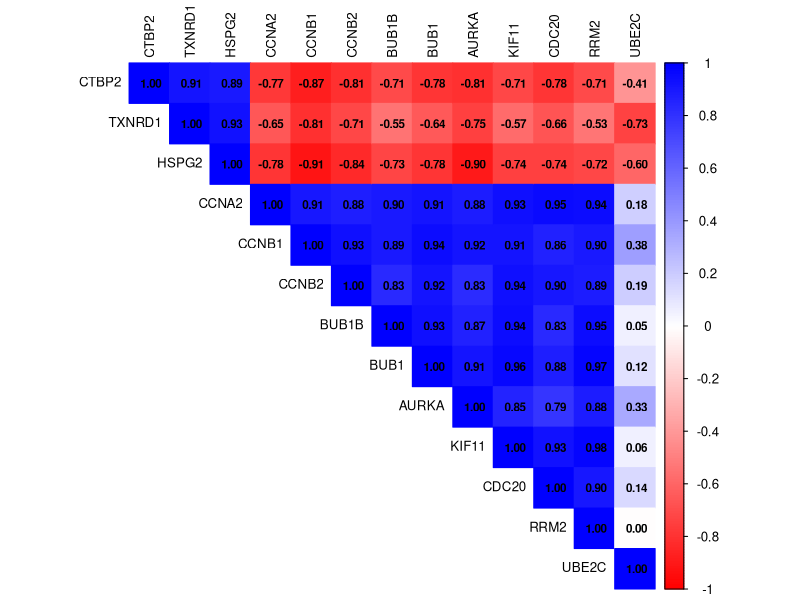
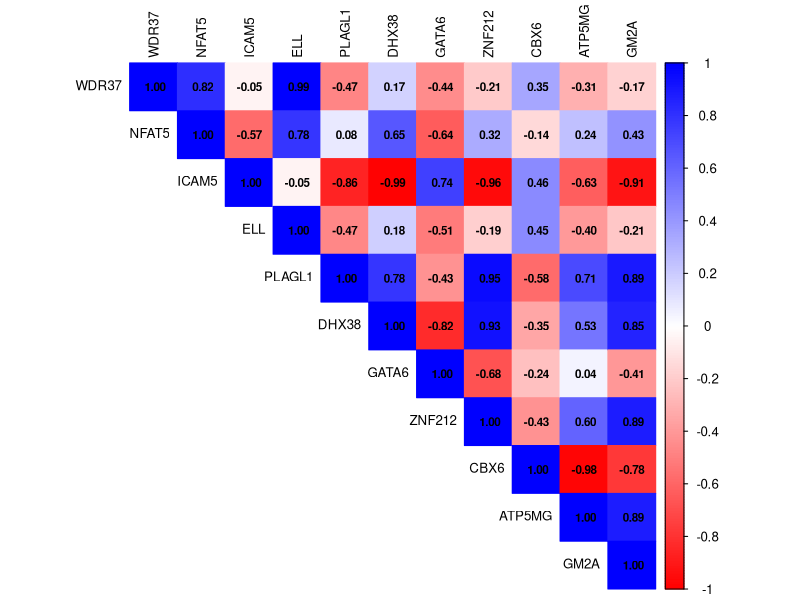
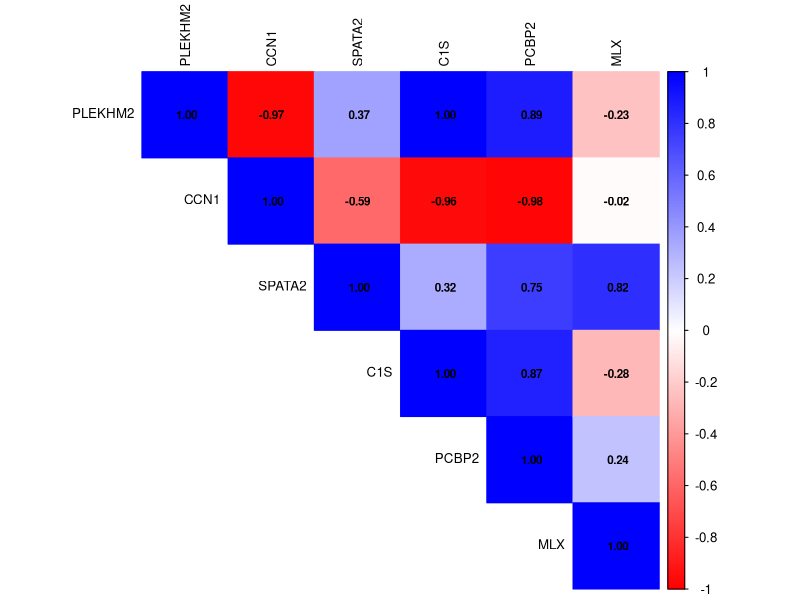

The R script that drew these images, in order:

#14_2022_MPXV

setwd("E:/DWCT/DEG/GSE219036_6_june/Co-relation")

# Load necessary libraries
#install.packages("corrplot")
library(corrplot)
packageVersion("corrplot")

# Load your gene expression data
gene_expression_data_14_genes <- read.csv("14.1_clade_IIb_pROC.csv" , header = TRUE,row.names = 1)

head(gene_expression_data_14_genes)

marker_genes <- colnames(gene_expression_data_14_genes[-14])


# Compute Pearson correlation between the marker genes
gene_correlation_matrix <- cor(gene_expression_data_14_genes, method = "pearson")

# Visualize the correlation matrix
corrplot(gene_correlation_matrix, method = "color", 
         type = "upper", tl.col = "black", tl.cex = 0.8,
         addCoef.col = "black", number.cex = 0.7, 
         col = colorRampPalette(c("red", "white", "blue"))(200))


gene_correlation_matrix <- as.data.frame(gene_correlation_matrix)
write.csv(gene_correlation_matrix, file = "13_gene_correlation_matrix.csv")

# 11_all_MPXV

setwd("E:/DWCT/DEG/GSE219036_6_june/Co-relation")

# Load necessary libraries
#install.packages("corrplot")
library(corrplot)
packageVersion("corrplot")

# Load your gene expression data
gene_expression_data_14_genes <- read.csv("11_your_target.csv" , header = TRUE,row.names = 1)

head(gene_expression_data_14_genes)

marker_genes <- colnames(gene_expression_data_14_genes)


# Compute Pearson correlation between the marker genes
gene_correlation_matrix <- cor(gene_expression_data_14_genes, method = "pearson")


# Visualize the correlation matrix
corrplot(gene_correlation_matrix, method = "color", 
         type = "upper", tl.col = "black", tl.cex = 0.8,
         addCoef.col = "black", number.cex = 0.7, 
         col = colorRampPalette(c("red", "white", "blue"))(200))

gene_correlation_matrix <- as.data.frame(gene_correlation_matrix)
write.csv(gene_correlation_matrix, file = "11_gene_correlation_matrix.csv")


# 6_old_MPXV

setwd("E:/DWCT/DEG/GSE219036_6_june/Co-relation")

# Load necessary libraries
install.packages("corrplot")
library(corrplot)
packageVersion("corrplot")

# Load your gene expression data
gene_expression_data_14_genes <- read.csv("6_your_target.csv" , header = TRUE,row.names = 1)

head(gene_expression_data_14_genes)

marker_genes <- colnames(gene_expression_data_14_genes)


# Compute Pearson correlation between the marker genes
gene_correlation_matrix <- cor(gene_expression_data_14_genes, method = "pearson")

# Visualize the correlation matrix
corrplot(gene_correlation_matrix, method = "color", 
         type = "upper", tl.col = "black", tl.cex = 0.8,
         addCoef.col = "black", number.cex = 0.7, 
         col = colorRampPalette(c("red", "white", "blue"))(200))

gene_correlation_matrix <- as.data.frame(gene_correlation_matrix)
write.csv(gene_correlation_matrix, file = "6_gene_correlation_matrix.csv")
